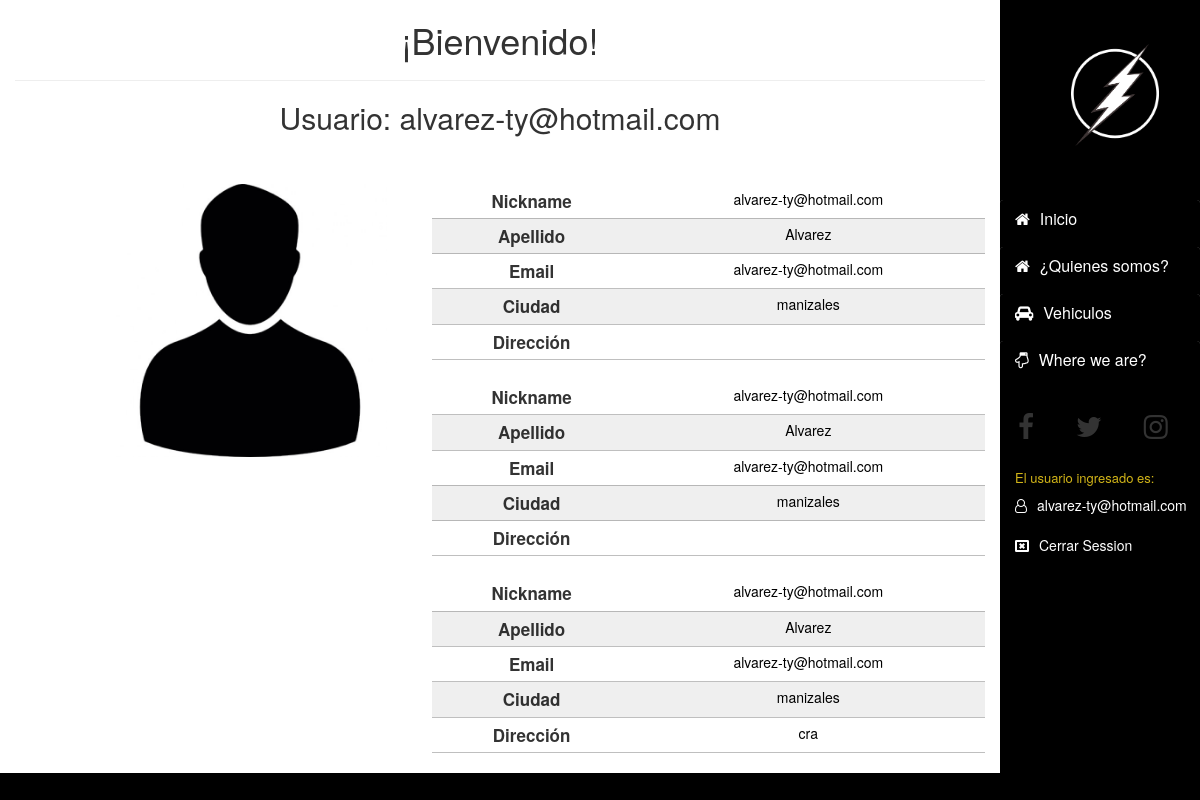
Screenshot of /dashboard.php (signed in) with the database file from the repository.
### tables this page shows
CREATE TABLE `agilt` (
  `name` varchar(100) NOT NULL,
  `password` varchar(100) NOT NULL,
  `lastname` varchar(100) NOT NULL,
  `email` varchar(100) NOT NULL,
  `city` varchar(100) NOT NULL,
  `address` varchar(100) NOT NULL,
  `id` int(11) NOT NULL
);

### dashboard.php (the view, shortened to what this page needs)
<?php include "conexionbd.php";?>
<!DOCTYPE html>
<html lang="en">
<head>
  	<link rel="stylesheet" href="css/bootstrap.min.css">
  	<link rel="stylesheet" href="css/font-awesome.min.css">
  	<link rel="stylesheet" href="css/font-awesome.css">
    <link rel="stylesheet" href="css/master.css">
</head>
<body class="white">
	<section class="container-fluid">
		<div class="row">
        <div class="fondo col-md-10">
            <div class="row">
                <div class="col-md-12">
                    <h1 class="text-center">¡Bienvenido!</h1>
                    <hr>
                    <h2 class="text-center">Usuario: <?php echo $_SESSION['nombre'] ?></h2>
                    <div class="margin2 row">
                        <div class="col-md-offset-1 col-md-4">
                            <img src="imgs/usuario.jpg" class="col-md-12">
                        </div>
                         <div class="col-md-7">
                         <?php
                            if(isset($_SESSION['nombre'])){
                                $name     = $_SESSION['nombre'];
                                $query = mysqli_query($con, "SELECT * FROM agilt WHERE name = '$name' ");
                                while($row = mysqli_fetch_array($query)){
                                    echo "
                                        <table class='difee table table-condensed'>
                                           <tr>
                                                <td class='upper'>Nickname</td>
                                                <td>".$row['name']."</td>
                                           </tr>
                                            <tr>
                                                <td class='upper asd'>Apellido</td>
                                                <td class='asd'>".$row['lastname']."</td>
                                           </tr>
                                           <tr>
                                                <td class='upper'>Email</td>
                                                <td>".$row['email']."</td>
                                           </tr>
                                           <tr>
                                                <td class='upper asd'>Ciudad</td>
                                                <td class= 'asd'>".$row['city']."</td>
                                           </tr>
                                           <tr>
                                                <td class='upper'>Dirección</td>
                                                <td>".$row['address']."</td>
                                           </tr>
                                        </table>
                                        ";
                                }
                            }
                          ?>
                        </div>
                    </div>
                </div>
            </div>
        </div>
			<div class="asd col-sm-6 col-md-2">
			<div class="icon">
                <span id="icon"></span>
            </div>
            <div class="panel-group" id="accordion">
                <div class="panel panel-default">
                    <div class="panel-heading">
                        <h4 class="panel-title">
                            <a data-toggle="collapse" data-parent="#accordion" href=""><i class="fa fa-home"></i>Inicio</a>
                        </h4>
                    </div>
                </div>
                <div class="panel panel-default">
                    <div class="panel-heading">
                        <h4 class="panel-title">
                            <a data-toggle="collapse" data-parent="#accordion" href=""><i class="fa fa-home"></i>¿Quienes somos?</a>
                        </h4>
                    </div>
                </div>
                <div class="panel panel-default">
                    <div class="panel-heading">
                        <h4 class="panel-title">
                            <a data-toggle="collapse" data-parent="#accordion" href="#collapseTwo"><i class="fa fa-car"></i>Vehiculos</a>
                        </h4>
                    </div>
                </div>
                <div class="panel panel-default">
                    <div class="panel-heading">
                        <h4 class="panel-title">
                            <a href="maps.html"><i class="fa fa-hand-o-down"></i>Where we are?</a>
                        </h4>
                    </div>
                </div>
            </div>
            <i class="redes fa fa-facebook fa-2x"></i>
            <i class="redes fa fa-twitter fa-2x"></i>
            <i class="redes fa fa-instagram fa-2x"></i>
            <br>
            <div class="usuario">
                <h4>El usuario ingresado es:</h4>
                <li id="perr"><i class="icon fa fa-user-o"></i><?php echo $_SESSION['nombre'];?></li><br>
                <a class="closese" href="cerrar_sesion.php"><i class="icon fa fa-window-close-o"></i>Cerrar Session</a>
            </div>
        </div>
		</div>
	</section>
</body>
</html>

### css/master.css (style rules this page uses)
body { background:black; }
section { //border:1px solid red; }
div { //border:1px solid black; }
a { color:#D1B418; transition:0.2s all; }
a.closese { color:white; margin-top:10px; }
div.asd { height:660px; background: rgb(0,0,0); padding:0px; }
div.icon { height:200px; //border:1px solid red; }
.panel-group .panel { border:1px solid rgba(0,0,0, 0.9); }
.panel-default>.panel-heading { background: rgb(0,0,0); color:white; height:50px; }
i { margin-right: 10px; }
.table>tbody>tr>td, .table>tbody>tr>th, .table>tfoot>tr>td, .table>tfoot>tr>th, .table>thead>tr>td, .table>thead>tr>th { border:none; color:rgba(255,255,255, 0.6); }
.panel-group .panel { margin-bottom: -8px; }
span#icon { background: url(../imgs/thunder.png)no-repeat center center; background-size:80%; display:inline-block; margin-left:60px; margin-top:40px; width:110px; height:110px; }
.panel-group .panel { border:transparent; }
i.redes { //border:1px solid blue; padding:10px; margin-left:8px; border-radius:50%; transition:0.2s all; }
div.usuario { margin-top:20px; margin-left:15px; }
div.usuario h4 { color:#D1B418; font-size:13px; }
div.usuario li#perr { color:white; list-style:none; }
div.fondo { background:white; }
i.icon { color:white; }
table.difee tr td { color:black; text-align:center; border-bottom:1px solid rgba(128,128,128, 0.5); }
table.difee tr td.upper { font-weight:bolder; font-size:17px; color:rgba(0,0,0,0.8); }
table.difee tr td.asd { background:rgba(128,128,128, 0.13); }
div.margin2 { margin-top:50px; }

### rows the page displays
agilt: name "alvarez-ty@hotmail.com", lastname "Alvarez", email "alvarez-ty@hotmail.com", city "manizales"
agilt: name "alvarez-ty@hotmail.com", lastname "Alvarez", email "alvarez-ty@hotmail.com", city "manizales"
agilt: name "alvarez-ty@hotmail.com", lastname "Alvarez", email "alvarez-ty@hotmail.com", city "manizales", address "cra"

### other values shown
$_SESSION['nombre'] "alvarez-ty@hotmail.com"
